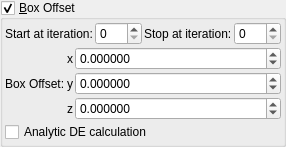
    <widget class="MyGroupBox" name="groupCheck_transf_function_enabledx_false">
     <property name="title">
      <string>&amp;Box Offset</string>
     </property>
     <property name="checkable">
      <bool>true</bool>
     </property>
     <layout class="QVBoxLayout" name="verticalLayout_21" stretch="0,0,0">
      <property name="spacing">
       <number>2</number>
      </property>
      <property name="leftMargin">
       <number>2</number>
      </property>
      <property name="topMargin">
       <number>2</number>
      </property>
      <property name="rightMargin">
       <number>2</number>
      </property>
      <property name="bottomMargin">
       <number>2</number>
      </property>
      <item>
       <layout class="QGridLayout" name="gridLayout_64">
        <property name="spacing">
         <number>2</number>
        </property>
        <item row="1" column="3">
         <widget class="MySpinBox" name="spinboxInt_transf_stop_iterations_A">
          <property name="sizePolicy">
           <sizepolicy hsizetype="Minimum" vsizetype="Maximum">
            <horstretch>0</horstretch>
            <verstretch>0</verstretch>
           </sizepolicy>
          </property>
          <property name="maximum">
           <number>999</number>
          </property>
         </widget>
        </item>
        <item row="1" column="1">
         <widget class="MySpinBox" name="spinboxInt_transf_start_iterations_A">
          <property name="sizePolicy">
           <sizepolicy hsizetype="Minimum" vsizetype="Maximum">
            <horstretch>0</horstretch>
            <verstretch>0</verstretch>
           </sizepolicy>
          </property>
          <property name="maximum">
           <number>999</number>
          </property>
         </widget>
        </item>
        <item row="1" column="2">
         <widget class="QLabel" name="label_248">
          <property name="text">
           <string>Stop at iteration:</string>
          </property>
         </widget>
        </item>
        <item row="1" column="0">
         <widget class="QLabel" name="label_249">
          <property name="text">
           <string>Start at iteration:</string>
          </property>
         </widget>
        </item>
       </layout>
      </item>
      <item>
       <layout class="QGridLayout" name="gridLayout" columnstretch="0,0,0,1">
        <property name="spacing">
         <number>2</number>
        </property>
        <item row="1" column="3">
         <widget class="MyDoubleSpinBox" name="spinbox3_transf_addition_constantA_000_x">
          <property name="sizePolicy">
           <sizepolicy hsizetype="Minimum" vsizetype="Maximum">
            <horstretch>0</horstretch>
            <verstretch>0</verstretch>
           </sizepolicy>
          </property>
          <property name="prefix">
           <string/>
          </property>
          <property name="suffix">
           <string/>
          </property>
          <property name="decimals">
           <number>6</number>
          </property>
          <property name="minimum">
           <double>-99.989999999999995</double>
          </property>
          <property name="maximum">
           <double>99.989999999999995</double>
          </property>
          <property name="singleStep">
           <double>0.100000000000000</double>
          </property>
         </widget>
        </item>
        <item row="2" column="3">
         <widget class="MyDoubleSpinBox" name="spinbox3_transf_addition_constantA_000_y">
          <property name="sizePolicy">
           <sizepolicy hsizetype="Minimum" vsizetype="Maximum">
            <horstretch>0</horstretch>
            <verstretch>0</verstretch>
           </sizepolicy>
          </property>
          <property name="prefix">
           <string/>
          </property>
          <property name="suffix">
           <string/>
          </property>
          <property name="decimals">
           <number>6</number>
          </property>
          <property name="minimum">
           <double>-99.989999999999995</double>
          </property>
          <property name="maximum">
           <double>99.989999999999995</double>
          </property>
          <property name="singleStep">
           <double>0.100000000000000</double>
          </property>
         </widget>
        </item>
        <item row="3" column="2">
         <widget class="QLabel" name="label_111">
          <property name="text">
           <string notr="true">z</string>
          </property>
         </widget>
        </item>
        <item row="1" column="2">
         <widget class="QLabel" name="label_109">
          <property name="text">
           <string notr="true">x</string>
          </property>
         </widget>
        </item>
        <item row="2" column="1">
         <widget class="QLabel" name="label_2">
          <property name="text">
           <string>Box Offset:</string>
          </property>
         </widget>
        </item>
        <item row="2" column="2">
         <widget class="QLabel" name="label_110">
          <property name="text">
           <string notr="true">y</string>
          </property>
         </widget>
        </item>
        <item row="3" column="3">
         <widget class="MyDoubleSpinBox" name="spinbox3_transf_addition_constantA_000_z">
          <property name="sizePolicy">
           <sizepolicy hsizetype="Minimum" vsizetype="Maximum">
            <horstretch>0</horstretch>
            <verstretch>0</verstretch>
           </sizepolicy>
          </property>
          <property name="prefix">
           <string/>
          </property>
          <property name="suffix">
           <string/>
          </property>
          <property name="decimals">
           <number>6</number>
          </property>
          <property name="minimum">
           <double>-99.989999999999995</double>
          </property>
          <property name="maximum">
           <double>99.989999999999995</double>
          </property>
          <property name="singleStep">
           <double>0.100000000000000</double>
          </property>
         </widget>
        </item>
       </layout>
      </item>
      <item>
       <widget class="QCheckBox" name="checkBox_transf_function_enabled_false">
        <property name="toolTip">
         <string>&lt;html&gt;&lt;head/&gt;&lt;body&gt;&lt;p&gt;Can sometimes improve render quality when using analytic DE&lt;/p&gt;&lt;/body&gt;&lt;/html&gt;</string>
        </property>
        <property name="text">
         <string>Analytic DE calculation</string>
        </property>
       </widget>
      </item>
     </layout>
    </widget>
